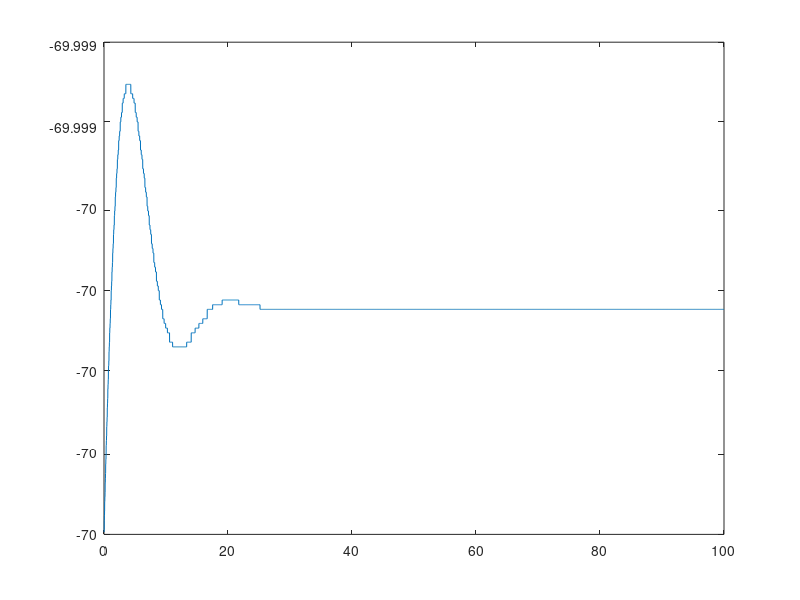
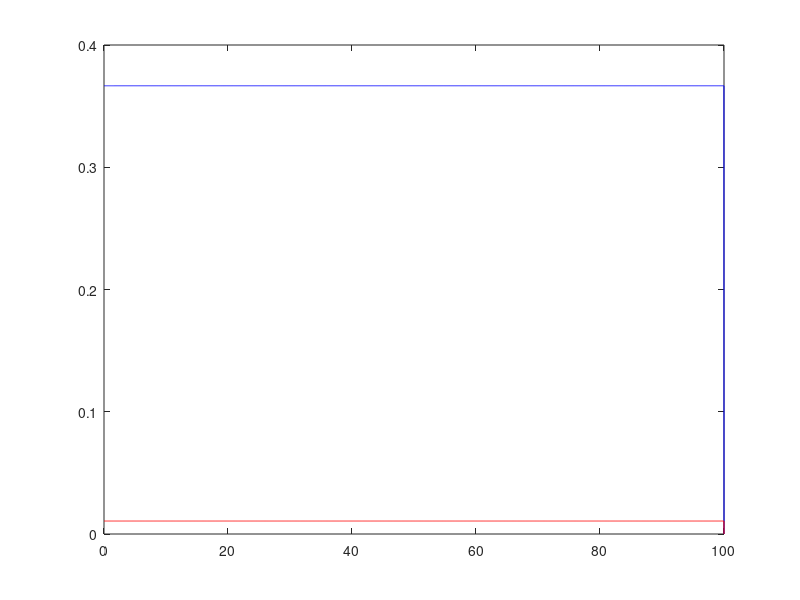
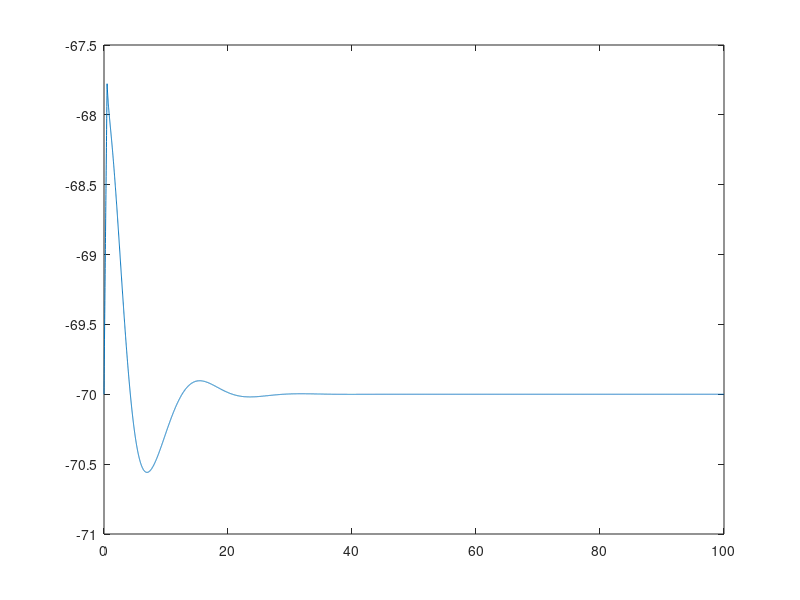
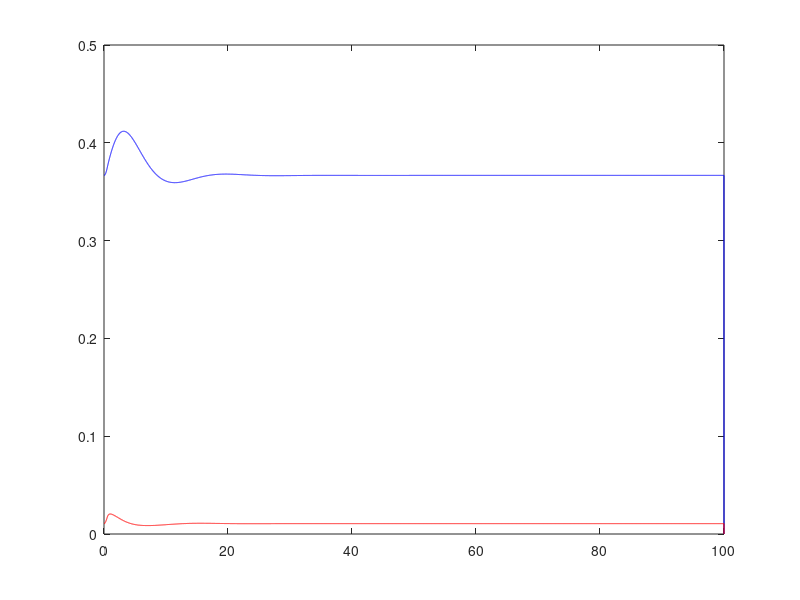

Write MATLAB code to recreate these figures, in order.
% Aidan Dowdle
% 9/27/14
% ECE4784 Modeling Project
% Phase I: Hodgkin Huxley Model
%
% Function Hodgkin_Huxley_Model provides a computational model for the
% Hodgkin Huxley neuron model.
function Hodgkin_Huxley_Model
dt = 0.01; % Time step (ms)
% 1. Simulate a steady-state neuron with the resting membrane potential. 
%    Input current is zero.
I = zeros(100/dt, 1);
[V_m, g_K, g_Na, t] = run_model(I, dt);
plot(t, V_m);

figure(2);
plot(t, g_K, 'b', t, g_Na, 'r');

% 2. Stimulate the model neuron with a step pulse of 5 uA/cm^2 for 0.5 ms
I = [5*ones(1,0.5/dt) zeros(1, 99.5/dt + 1)];
[V_m, g_K, g_Na, t] = run_model(I, dt);
figure(3);
plot(t, V_m);

figure(4);
plot(t, g_K, 'b', t, g_Na, 'r');

% 3. Stimulate the model neuron with a constant current of 5 uA/cm^2
I = 5*ones(1,100/dt+1);
[V_m, g_K, g_Na, t] = run_model(I, dt);
figure(5);
plot(t, V_m);

figure(6);
plot(t, g_K, 'b', t, g_Na, 'r');

end

function [V_m, g_K, g_Na, t] = run_model(I, dt)
% Initialize time vector and time step
t = 0:dt:100; %Time (ms)

% Initialize m, n, and h, which represent K+ channel activation, Na+
% channel activation, and Na+ channel inactivation, respectively.
m = zeros(1, length(t));
n = zeros(1, length(t));
h = zeros(1, length(t));

% Initialize alphas and betas, the rate constants
alpha_m = zeros(1,length(t));
beta_m = zeros(1,length(t));
alpha_n = zeros(1,length(t));
beta_n = zeros(1,length(t));
alpha_h = zeros(1,length(t));
beta_h = zeros(1,length(t));

% Initialize membrane voltage and conductance vectors
V_m = zeros(1,length(t));
g_K = zeros(1,length(t));
g_Na = zeros(1, length(t));

% Constants
g_K_max = 36;       %K+ channel max conductance (mS/cm^2)
g_Na_max = 120;     %Na+ channel max conductance (mS/cm^2)
g_L = 0.3;      %Leakage current conductance (mS/cm^2)
E_K = -12;      %K+ channel Nernst potential (mV)
E_Na = 115;     %Na+ channel Nernst potential (mV)
E_L = 10.6;     %Leakage channel Nernst potential (mV)
V_rest = -70;   %Resting voltage (mV)
C_m = 1.0;      %Membrance capacitance (uF/cm^2)

for i = 1:(length(t)-1)
    % Calculate all alpha and beta values
    alpha_m(i) = 0.1*((25 - V_m(i))/(exp((25-V_m(i))/10)-1));
    beta_m(i) = 4*exp(-1*V_m(i)/18);
    alpha_n(i) = 0.01*((10-V_m(i))/(exp((10-V_m(i))/10)-1));
    beta_n(i) = 0.125*exp(-1*V_m(i)/80);
    alpha_h(i) = 0.07*exp(-1*V_m(i)/20);
    beta_h(i) = 1/(exp((30-V_m(i))/10)+1);
    
    % Initial conditions
    if(i == 1)
        m(i) = alpha_m(i)/(alpha_m(i) + beta_m(i));
        n(i) = alpha_n(i)/(alpha_n(i) + beta_n(i));
        h(i) = alpha_h(i)/(alpha_h(i) + beta_h(i));
    end
    
    % Calculate conductances
    g_Na(i) = m(i)^3*g_Na_max*h(i);
    g_K(i) = n(i)^4*g_K_max;
    
    % Calculate currents
    I_Na = g_Na(i)*(V_m(i) - E_Na);
    I_K = g_K(i)*(V_m(i) - E_K);
    I_L = g_L*(V_m(i) - E_L);
    I_ion = I(i) - I_K - I_Na - I_L;
    
    % Calculate membrane voltage, m, n, and h using Euler's method
    V_m(i+1) = V_m(i) + I_ion/C_m*dt;
    m(i+1) = m(i) + (alpha_m(i)*(1-m(i))-beta_m(i)*m(i))*dt;
    n(i+1) = n(i) + (alpha_n(i)*(1-n(i))-beta_n(i)*n(i))*dt;
    h(i+1) = h(i) + (alpha_h(i)*(1-h(i))-beta_h(i)*h(i))*dt;
end

V_m = V_m + V_rest;
end